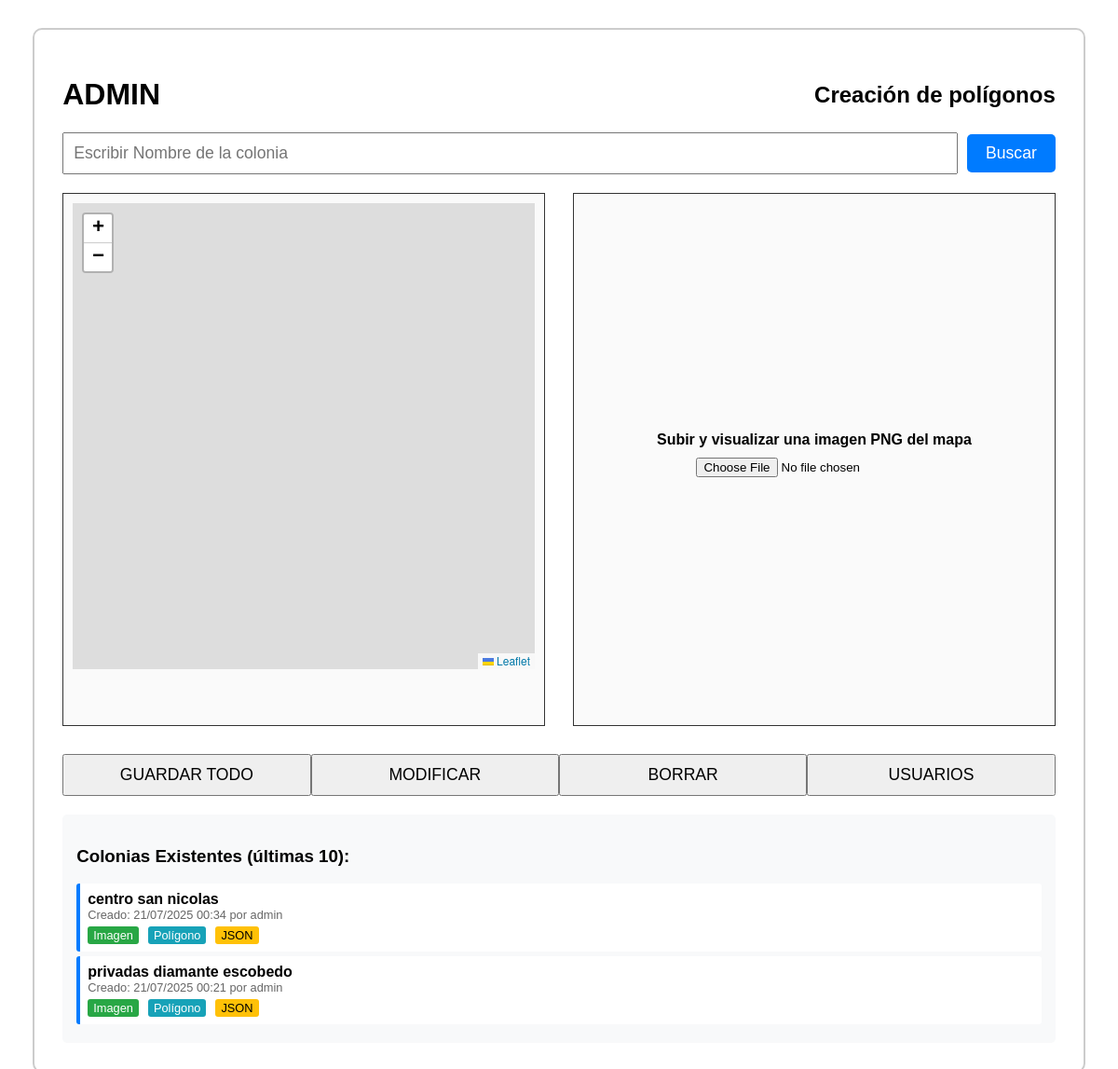
Page /accounts/admin_dashboard/ (signed in) on the earlier database version.
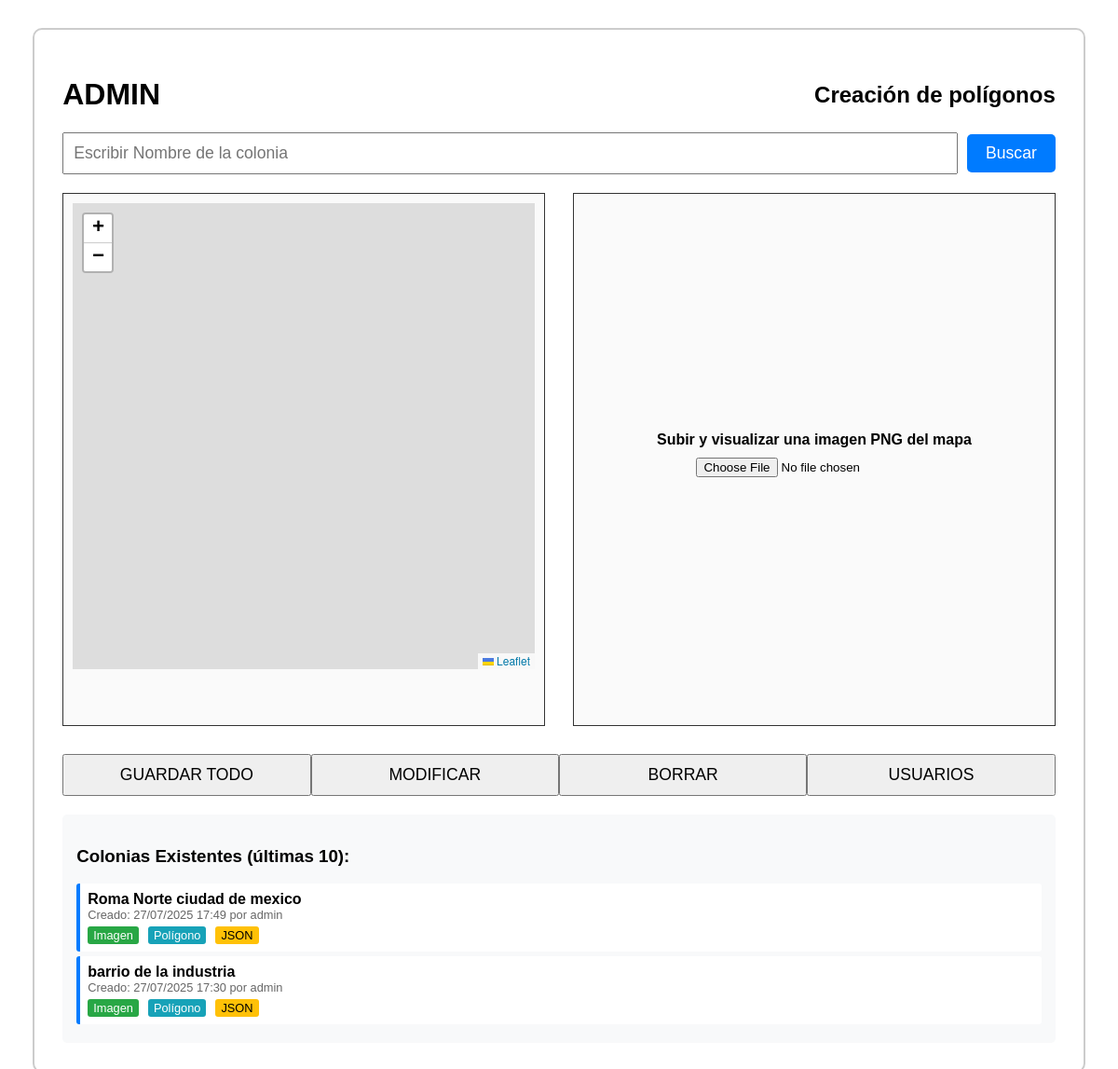
Same page on the later database version.
### core/models.py (models this page shows, shortened)
class ColoniaProcesada(models.Model):
    nombre = models.CharField(max_length=255, unique=True)
    nombre_normalizado = models.CharField(max_length=255, unique=True)
    imagen = models.ImageField(upload_to='colonias/imagenes/', null=True, blank=True)
    poligono_geojson = models.JSONField(null=True, blank=True)
    datos_json = models.JSONField(null=True, blank=True)
    configuracion = models.JSONField(null=True, blank=True)
    fecha_creacion = models.DateTimeField(auto_now_add=True)
    fecha_modificacion = models.DateTimeField(auto_now=True)
    creado_por = models.ForeignKey(settings.AUTH_USER_MODEL, on_delete=models.CASCADE, related_name='colonias_creadas')
    class Meta:
        verbose_name = "Colonia Procesada"
        verbose_name_plural = "Colonias Procesadas"
        ordering = ['-fecha_creacion']

### accounts/models.py (models this page shows, shortened)
class User(AbstractUser):
    ROLE_CHOICES = [
        ('admin', 'Admin'),
        ('staff', 'Staff'),
        ('employee', 'Employee'),
        ('researcher', 'Researcher'),
    ]
    role = models.CharField(max_length=20, choices=ROLE_CHOICES, default='employee')

### accounts/views.py (the view, shortened to what this page needs)
# urls.py: path('admin_dashboard/', admin_dashboard, name='admin_dashboard'),
@login_required
def admin_dashboard(request):
    if request.user.role != 'admin':
        return HttpResponseForbidden('Acceso denegado: No eres admin.')
    context = {}
    context['colonias_existentes'] = ColoniaProcesada.objects.all()[:10]
    return render(request, 'admin_dashboard.html', context)

### accounts/templates/admin_dashboard.html (shortened to what this page needs)
<!DOCTYPE html>
<html lang="es">
<head>
    <link rel="stylesheet" href="https://unpkg.com/leaflet@1.9.3/dist/leaflet.css"/>
    <link rel="stylesheet" href="https://cdn.jsdelivr.net/npm/leaflet-draw@1.0.4/dist/leaflet.draw.css"/>
</head>
<body>
<div class="container">
    <div class="header">
        <h1>ADMIN</h1>
        <h2>Creación de polígonos</h2>
    </div>
    <form method="post" enctype="multipart/form-data" id="main-form">
        <div style="display: flex; gap: 10px; align-items: center;">
            <input type="text" name="colonia" id="colonia" placeholder="Escribir Nombre de la colonia" style="flex: 1; padding:10px; font-size:1.1em;" required value="{{ colonia|default:'' }}">
            <button type="button" id="buscar-btn" style="padding: 10px 20px; font-size: 1.1em; background: #007bff; color: white; border: none; border-radius: 5px; cursor: pointer;">Buscar</button>
        </div>
        <div class="panel-row">
            <div class="panel">
                <div id="map"></div>
            </div>
            <div class="panel" style="display:flex;flex-direction:column;align-items:center;justify-content:center;">
                <label for="png-upload"><b>Subir y visualizar una imagen PNG del mapa</b></label>
                <input type="file" id="png-upload" name="png_file" accept="image/png" style="margin:10px 0;">
            </div>
        </div>
        <div class="actions">
            <button type="submit" name="action" value="guardar" id="guardar-btn">GUARDAR TODO</button>
            <button type="submit" name="action" value="modificar">MODIFICAR</button>
            <button type="submit" name="action" value="borrar">BORRAR</button>
            <button type="submit" name="action" value="usuarios">USUARIOS</button>
        </div>
    </form>
    {% if colonias_existentes %}
    <div class="colonias-existentes">
        <h3>Colonias Existentes (últimas 10):</h3>
        {% for colonia in colonias_existentes %}
        <div class="colonia-item" onclick="cargarColonia('{{ colonia.nombre }}')">
            <strong>{{ colonia.nombre }}</strong>
            <div style="font-size: 0.8em; color: #666;">Creado: {{ colonia.fecha_creacion|date:"d/m/Y H:i" }} por {{ colonia.creado_por.username }}</div>
            <div class="status-indicators">
                {% if colonia.imagen %}
                    <span class="status-indicator status-imagen">Imagen</span>
                {% endif %}
                {% if colonia.poligono_geojson %}
                    <span class="status-indicator status-poligono">Polígono</span>
                {% endif %}
                {% if colonia.datos_json %}
                    <span class="status-indicator status-json">JSON</span>
                {% endif %}
            </div>
        </div>
        {% endfor %}
    </div>
    {% endif %}
</div>
</body>
</html>

### accounts/templates/admin_dashboard.html (style rules this page uses)
body { font-family: Arial, sans-serif; }
.container { width: 90%; margin: 30px auto; border: 2px solid #ccc; padding: 30px; border-radius: 10px; }
.header { display: flex; justify-content: space-between; align-items: center; }
.panel-row { display: flex; gap: 30px; margin-top: 20px; }
.panel { flex: 1; border: 1px solid #333; min-height: 550px; padding: 10px; background: #fafafa; }
.actions { display: flex; justify-content: space-between; margin-top: 30px; }
.actions button { width: 30%; padding: 10px; font-size: 1.1em; }
#map { width: 100%; height: 500px; }
.colonias-existentes { margin-top: 20px; padding: 15px; background: #f8f9fa; border-radius: 5px; }
.colonia-item { padding: 8px; margin: 5px 0; background: white; border-radius: 3px; border-left: 4px solid #007bff; }
.status-indicators { display: flex; gap: 10px; margin-top: 5px; }
.status-indicator { font-size: 0.8em; padding: 2px 6px; border-radius: 3px; }
.status-imagen { background: #28a745; color: white; }
.status-poligono { background: #17a2b8; color: white; }
.status-json { background: #ffc107; color: black; }

Differences in the rows shown:
removed ColoniaProcesada: nombre "centro san nicolas", fecha_creacion "21/07/2025 00:34", creado_por.username "admin", shows "Imagen", shows "Polígono", shows "JSON"
removed ColoniaProcesada: nombre "privadas diamante escobedo", fecha_creacion "21/07/2025 00:21", creado_por.username "admin", shows "Imagen", shows "Polígono", shows "JSON"
added ColoniaProcesada: nombre "Roma Norte ciudad de mexico", fecha_creacion "27/07/2025 17:49", creado_por.username "admin", shows "Imagen", shows "Polígono", shows "JSON"
added ColoniaProcesada: nombre "barrio de la industria", fecha_creacion "27/07/2025 17:30", creado_por.username "admin", shows "Imagen", shows "Polígono", shows "JSON"
